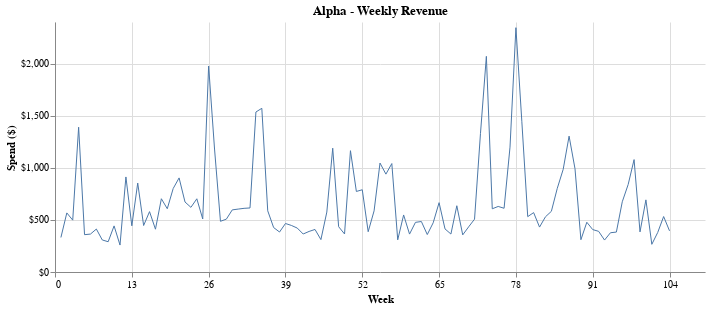

The notebook cell this image was saved under:
### Code cell
weekly_plot(dataframe=weekly_spend_summary('Alpha', grocery_lf).collect(), 
            y='Weekly Spend', 
            color='brand',
            title='Alpha - Weekly Revenue', 
            y_axis_label='Spend ($)',
            pct=False,
            legend=False)

### Figure 1 — Vega-Lite specification as saved in the notebook (floating-point values rounded to 4 significant figures)
{"$schema": "https://vega.github.io/schema/vega-lite/v5.20.1.json", "config": {"axisY": {}, "view": {"continuousHeight": 300, "continuousWidth": 300, "stroke": null}}, "data": {"name": "data-d30e90f8f3f3f0bb3e2f040b912a493a"}, "datasets": {"data-d30e90f8f3f3f0bb3e2f040b912a493a": [{"Weekly Spend": 331.5, "brand": "Alpha", "week": 1}, {"Weekly Spend": 567.2, "brand": "Alpha", "week": 2}, {"Weekly Spend": 498.0, "brand": "Alpha", "week": 3}, {"Weekly Spend": 1390.0, "brand": "Alpha", "week": 4}, {"Weekly Spend": 358.2, "brand": "Alpha", "week": 5}, {"Weekly Spend": 364.1, "brand": "Alpha", "week": 6}, {"Weekly Spend": 412.3, "brand": "Alpha", "week": 7}, {"Weekly Spend": 307.6, "brand": "Alpha", "week": 8}, {"Weekly Spend": 290.6, "brand": "Alpha", "week": 9}, {"Weekly Spend": 442.6, "brand": "Alpha", "week": 10}, {"Weekly Spend": 258.6, "brand": "Alpha", "week": 11}, {"Weekly Spend": 912.6, "brand": "Alpha", "week": 12}, {"Weekly Spend": 443.7, "brand": "Alpha", "week": 13}, {"Weekly Spend": 853.8, "brand": "Alpha", "week": 14}, {"Weekly Spend": 446.2, "brand": "Alpha", "week": 15}, {"Weekly Spend": 579.5, "brand": "Alpha", "week": 16}, {"Weekly Spend": 410.9, "brand": "Alpha", "week": 17}, {"Weekly Spend": 703.3, "brand": "Alpha", "week": 18}, {"Weekly Spend": 607.4, "brand": "Alpha", "week": 19}, {"Weekly Spend": 801.3, "brand": "Alpha", "week": 20}, {"Weekly Spend": 903.3, "brand": "Alpha", "week": 21}, {"Weekly Spend": 672.1, "brand": "Alpha", "week": 22}, {"Weekly Spend": 620.7, "brand": "Alpha", "week": 23}, {"Weekly Spend": 702.8, "brand": "Alpha", "week": 24}, {"Weekly Spend": 509.1, "brand": "Alpha", "week": 25}, {"Weekly Spend": 1978.0, "brand": "Alpha", "week": 26}, {"Weekly Spend": 1181.0, "brand": "Alpha", "week": 27}, {"Weekly Spend": 486.7, "brand": "Alpha", "week": 28}, {"Weekly Spend": 507.6, "brand": "Alpha", "week": 29}, {"Weekly Spend": 596.3, "brand": "Alpha", "week": 30}, {"Weekly Spend": 604.0, "brand": "Alpha", "week": 31}, {"Weekly Spend": 611.1, "brand": "Alpha", "week": 32}, {"Weekly Spend": 614.9, "brand": "Alpha", "week": 33}, {"Weekly Spend": 1536.0, "brand": "Alpha", "week": 34}, {"Weekly Spend": 1572.0, "brand": "Alpha", "week": 35}, {"Weekly Spend": 587.4, "brand": "Alpha", "week": 36}, {"Weekly Spend": 426.9, "brand": "Alpha", "week": 37}, {"Weekly Spend": 383.8, "brand": "Alpha", "week": 38}, {"Weekly Spend": 465.7, "brand": "Alpha", "week": 39}, {"Weekly Spend": 447.0, "brand": "Alpha", "week": 40}, {"Weekly Spend": 421.8, "brand": "Alpha", "week": 41}, {"Weekly Spend": 364.7, "brand": "Alpha", "week": 42}, {"Weekly Spend": 389.4, "brand": "Alpha", "week": 43}, {"Weekly Spend": 408.3, "brand": "Alpha", "week": 44}, {"Weekly Spend": 311.1, "brand": "Alpha", "week": 45}, {"Weekly Spend": 575.4, "brand": "Alpha", "week": 46}, {"Weekly Spend": 1188.0, "brand": "Alpha", "week": 47}, {"Weekly Spend": 434.9, "brand": "Alpha", "week": 48}, {"Weekly Spend": 365.0, "brand": "Alpha", "week": 49}, {"Weekly Spend": 1165.0, "brand": "Alpha", "week": 50}, {"Weekly Spend": 773.2, "brand": "Alpha", "week": 51}, {"Weekly Spend": 789.5, "brand": "Alpha", "week": 52}, {"Weekly Spend": 386.8, "brand": "Alpha", "week": 53}, {"Weekly Spend": 586.9, "brand": "Alpha", "week": 54}, {"Weekly Spend": 1046.0, "brand": "Alpha", "week": 55}, {"Weekly Spend": 939.5, "brand": "Alpha", "week": 56}, {"Weekly Spend": 1041.0, "brand": "Alpha", "week": 57}, {"Weekly Spend": 309.0, "brand": "Alpha", "week": 58}, {"Weekly Spend": 547.6, "brand": "Alpha", "week": 59}, {"Weekly Spend": 363.9, "brand": "Alpha", "week": 60}, {"Weekly Spend": 476.6, "brand": "Alpha", "week": 61}, {"Weekly Spend": 484.7, "brand": "Alpha", "week": 62}, {"Weekly Spend": 359.4, "brand": "Alpha", "week": 63}, {"Weekly Spend": 472.2, "brand": "Alpha", "week": 64}, {"Weekly Spend": 665.7, "brand": "Alpha", "week": 65}, {"Weekly Spend": 413.6, "brand": "Alpha", "week": 66}, {"Weekly Spend": 364.4, "brand": "Alpha", "week": 67}, {"Weekly Spend": 636.0, "brand": "Alpha", "week": 68}, {"Weekly Spend": 356.3, "brand": "Alpha", "week": 69}, {"Weekly Spend": 433.2, "brand": "Alpha", "week": 70}, {"Weekly Spend": 507.0, "brand": "Alpha", "week": 71}, {"Weekly Spend": 1328.0, "brand": "Alpha", "week": 72}, {"Weekly Spend": 2070.0, "brand": "Alpha", "week": 73}, {"Weekly Spend": 606.8, "brand": "Alpha", "week": 74}, {"Weekly Spend": 629.3, "brand": "Alpha", "week": 75}, {"Weekly Spend": 611.9, "brand": "Alpha", "week": 76}, {"Weekly Spend": 1199.0, "brand": "Alpha", "week": 77}, {"Weekly Spend": 2345.0, "brand": "Alpha", "week": 78}, {"Weekly Spend": 1447.0, "brand": "Alpha", "week": 79}, {"Weekly Spend": 531.5, "brand": "Alpha", "week": 80}, {"Weekly Spend": 570.1, "brand": "Alpha", "week": 81}, {"Weekly Spend": 431.1, "brand": "Alpha", "week": 82}, {"Weekly Spend": 529.8, "brand": "Alpha", "week": 83}, {"Weekly Spend": 582.6, "brand": "Alpha", "week": 84}, {"Weekly Spend": 802.8, "brand": "Alpha", "week": 85}, {"Weekly Spend": 985.1, "brand": "Alpha", "week": 86}, {"Weekly Spend": 1304.0, "brand": "Alpha", "week": 87}, {"Weekly Spend": 991.1, "brand": "Alpha", "week": 88}, {"Weekly Spend": 310.0, "brand": "Alpha", "week": 89}, {"Weekly Spend": 477.6, "brand": "Alpha", "week": 90}, {"Weekly Spend": 407.0, "brand": "Alpha", "week": 91}, {"Weekly Spend": 390.3, "brand": "Alpha", "week": 92}, {"Weekly Spend": 306.7, "brand": "Alpha", "week": 93}, {"Weekly Spend": 376.9, "brand": "Alpha", "week": 94}, {"Weekly Spend": 383.1, "brand": "Alpha", "week": 95}, {"Weekly Spend": 674.1, "brand": "Alpha", "week": 96}, {"Weekly Spend": 840.4, "brand": "Alpha", "week": 97}, {"Weekly Spend": 1079.0, "brand": "Alpha", "week": 98}, {"Weekly Spend": 385.0, "brand": "Alpha", "week": 99}, {"Weekly Spend": 692.5, "brand": "Alpha", "week": 100}, {"Weekly Spend": 265.8, "brand": "Alpha", "week": 101}, {"Weekly Spend": 379.6, "brand": "Alpha", "week": 102}, {"Weekly Spend": 532.5, "brand": "Alpha", "week": 103}, {"Weekly Spend": 394.9, "brand": "Alpha", "week": 104}]}, "encoding": {"color": {"field": "brand", "legend": null, "type": "nominal"}, "x": {"axis": {"labelExpr": "datum.value", "title": "Week", "values": [0, 13, 26, 39, 52, 65, 78, 91, 104]}, "field": "week", "type": "quantitative"}, "y": {"axis": {"format": "$,.0f"}, "field": "Weekly Spend", "title": "Spend ($)", "type": "quantitative"}}, "height": 250, "mark": {"strokeWidth": 1, "type": "line"}, "title": "Alpha - Weekly Revenue", "width": 650}
